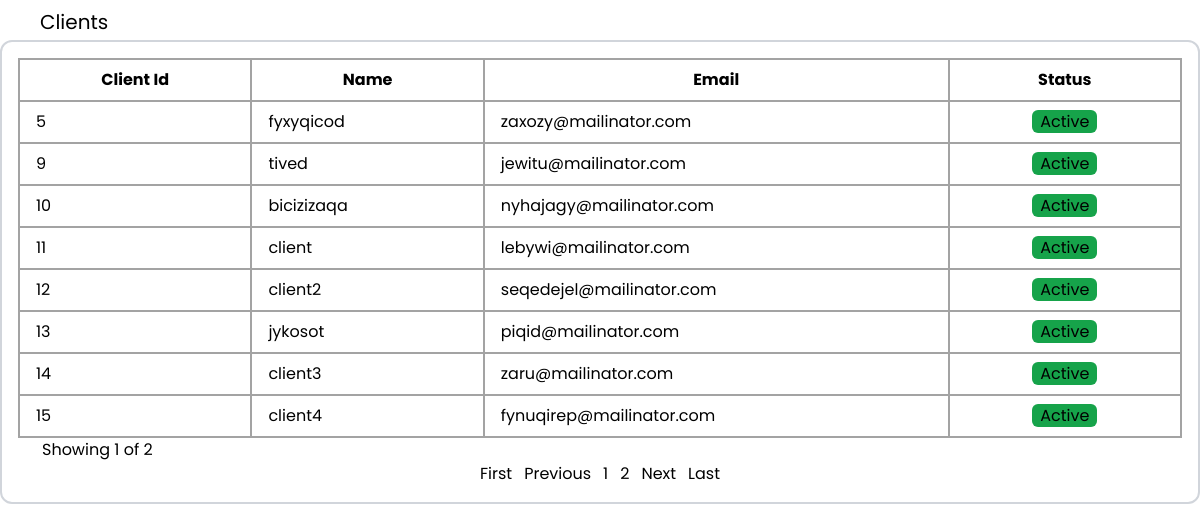
Screenshot of /src/pages/users.php (signed in) with the database file from the repository.
### tables this page shows
CREATE TABLE `users` (
  `userId` int(11) NOT NULL,
  `userName` varchar(50) NOT NULL,
  `userEmail` varchar(300) NOT NULL,
  `userPassword` mediumblob NOT NULL,
  `isVerified` int(11) NOT NULL DEFAULT 0,
  `roleId` int(11) NOT NULL
);

### src/pages/users.php (the view, shortened to what this page needs)
<?php
include("../includes/conn.php");
if (isset($_SESSION['administrator_name']) || isset($_SESSION['admin_name'])) { ?>
    <!DOCTYPE html>
<html lang="en">
<head>
</head>
<body>
    <div class="flex flex-col justify-end items-start h-[100vh]">
        <div class="flex pl-8">
            <p class="border-gray-300 rounded-t-lg p-2 pb-1 text-xl">Clients</p>
        </div>
        <div class="border-2 border-gray-300 rounded-xl h-[90vh] flex">
            <div id="clients" class="flex flex-col justify-between w-full p-4">
                <?php
                $role = 1;
                $records = $conn->query("SELECT * FROM users WHERE roleId = $role");
                $rows = $records->num_rows;
                $start = 0;
                $rows_per_page = 8;
                $select = "SELECT * FROM users WHERE roleId = ? LIMIT ?,?";
                $stmt = $conn->prepare($select);
                $stmt->bind_param("iii", $role, $start, $rows_per_page);
                $stmt->execute();
                $result = $stmt->get_result();
                $pages = ceil($rows / $rows_per_page);
                if ($rows > 0) {
                    echo '
        <table class="table-fixed w-full ">
            <thead class="border">
                <tr class="border-2">
                    <th class="w-1/5 px-4 py-2 border-2 border-[#A3A3A3] text-xs md:text-base">Client Id</th>
                    <th class="w-1/5 px-4 py-2 border-2 border-[#A3A3A3] text-xs md:text-base">Name</th>
                    <th class="w-2/5 px-4 py-2 border-2 border-[#A3A3A3] text-xs md:text-base">Email</th>
                    <th class="w-1/5 px-4 py-2 border-2 border-[#A3A3A3] text-xs md:text-base">Status</th>
                </tr>
            </thead>
            <tbody>';
                    while ($row = mysqli_fetch_assoc($result)) {
                        $name = htmlspecialchars($row['userName']);
                        $id = htmlspecialchars($row['userId']);
                        $email = htmlspecialchars($row['userEmail']);
                        $status = htmlspecialchars($row['isVerified']);
                        echo '
                <tr>
                    <td class="px-4 py-2 border-2 border-[#A3A3A3] text-xs md:text-base">' . $id . '</td>
                    <td class="px-4 py-2 border-2 border-[#A3A3A3] text-xs md:text-base">' . $name . '</td>
                    <td class="px-4 py-2 border-2 border-[#A3A3A3] text-xs md:text-base">' . $email . '</td>
            ';
                        if ($status == 1) {
                            echo '<td class="px-4 py-2 border-2 border-[#A3A3A3] text-xs md:text-base text-center">
                <a href="changestatus.php?id=' . $id . '&status=' . $status . '" class="px-2 rounded-md bg-green-600"> Active </a>
                </td>';
                        } else {
                            echo '<td class="px-4 py-2 border-2 border-[#A3A3A3] text-xs md:text-base text-center">
                <a href="changestatus.php?id=' . $id . '&status=' . $status . '" class="px-2 rounded-md bg-red-600"> Disabled </a>
                </td>';
                        }
                        echo '</tr>';
                    }
                    echo '
            </tbody>
        </table>
        ';
                } else {
                    echo 'No client accounts in database';
                }
                ?>
                <div>
                    <div class="pl-6">
                        <?php
                        if (!isset($_GET['page'])) {
                            $page = 1;
                        } else {
                            $page = $_GET['page'];
                        }
                        ?>
                        Showing <?php echo $page ?> of <?php echo $pages ?>
                    </div>
                    <div class="flex flex-row justify-center items-center gap-3">
                        <a href="?page=1">First</a>
                        <?php if (isset($_GET['page']) && $_GET['page'] > 1) { ?>
                            <a href="?page=<?php echo $_GET['page'] - 1 ?>">Previous</a>
                        <?php } else { ?>
                            <a class="cursor-pointer">Previous</a>
                        <?php } ?>
                        <?php
                        for ($i = 1; $i <= $pages; $i++) {
                        ?>
                            <a href="?page=<?php echo $i ?>" class=""><?php echo $i ?></a>
                        <?php
                        }
                        ?>
                        <?php
                        if (!isset($_GET['page'])) {
                            if ($pages == 1) {
                        ?>
                                <a class="cursor-pointer">Next</a>
                            <?php } else { ?>
                                <a href="?page=2">Next</a>
                            <?php } ?>
                        <?php } elseif ($_GET['page'] >= $pages) { ?>
                            <a class="cursor-pointer">Next</a>
                        <?php } else { ?>
                            <a href="?page=<?php echo $_GET['page'] + 1 ?>">Next</a>
                        <?php }
                        ?>
                        <a href="?page=<?php echo $pages ?>">Last</a>
                    </div>
                </div>
            </div>
        </div>
    </div>
</body>
</html>
<?php } else echo "You don't have permission";
exit;
?>

### rows the page displays
users: userId "5", userName "fyxyqicod", userEmail "zaxozy@mailinator.com"
users: userId "9", userName "tived", userEmail "jewitu@mailinator.com"
users: userId "10", userName "bicizizaqa", userEmail "nyhajagy@mailinator.com"
users: userId "11", userName "client", userEmail "lebywi@mailinator.com"
users: userId "12", userName "client2", userEmail "seqedejel@mailinator.com"
users: userId "13", userName "jykosot", userEmail "piqid@mailinator.com"
users: userId "14", userName "client3", userEmail "zaru@mailinator.com"
users: userId "15", userName "client4", userEmail "fynuqirep@mailinator.com"

### other values shown
$page "1"
$pages "2"
